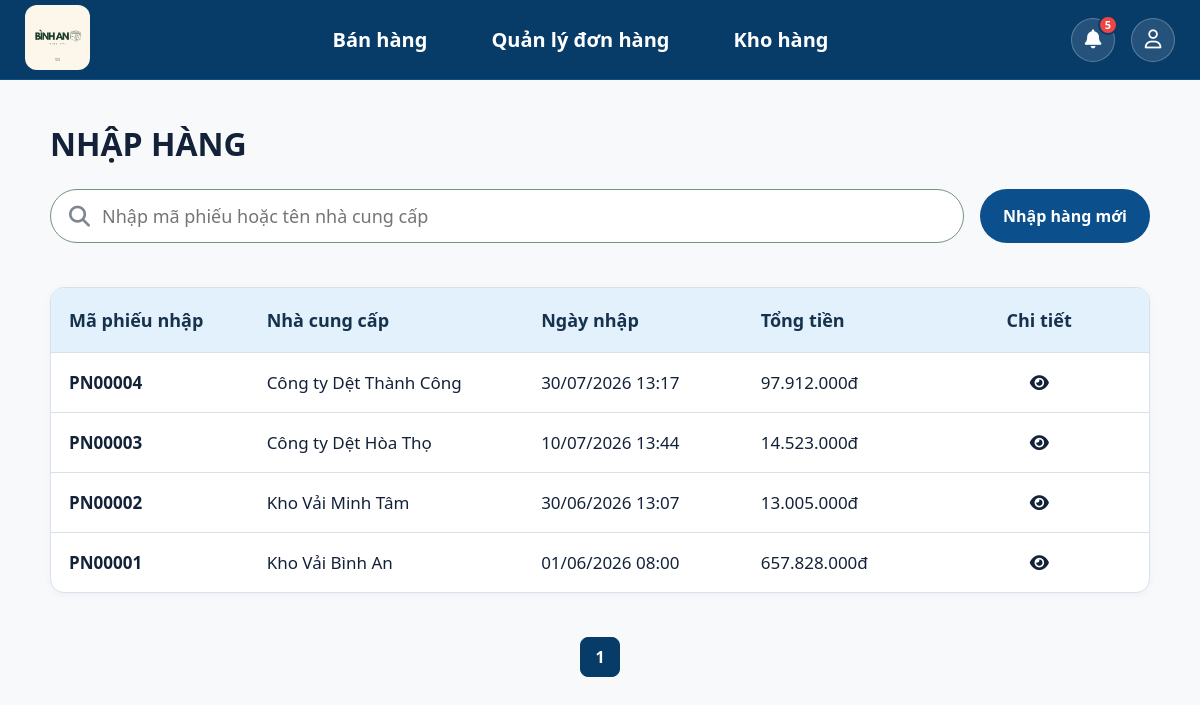
Screenshot of /inventory/purchase/ (signed in) with the database file from the repository.
### inventory/models.py (models this page shows, shortened)
class PurchaseReceipt(models.Model):
    employee = models.ForeignKey(settings.AUTH_USER_MODEL, on_delete=models.PROTECT, related_name="purchase_receipts",verbose_name="Người lập"
    )
    supplier_name = models.CharField( max_length=200,verbose_name="Tên nhà cung cấp")
    supplier_phone = models.CharField(max_length=15,blank=True,verbose_name="SĐT nhà cung cấp")
    total_amount = models.DecimalField( max_digits=14, decimal_places=0,default=0,verbose_name="Tổng tiền")
    created_at = models.DateTimeField( auto_now_add=True,verbose_name="Ngày nhập")
    updated_at = models.DateTimeField(auto_now=True)
    class Meta:
        verbose_name = "Phiếu nhập"
        verbose_name_plural = "Phiếu nhập"
        ordering = ["-created_at"]
    @property
    def purchase_code(self):
        return f"PN{self.pk:05d}"

### inventory/views.py (the view)
# urls.py: path("purchase/", views.purchase_list, name="purchase_list",),
@login_required(login_url="login")
def purchase_list(request):
    query = request.GET.get("q", "").strip()
    purchases = process_search_purchase(query=query)
    paginator = Paginator(purchases, 10)
    page_number = request.GET.get("page")
    page_obj = paginator.get_page(page_number)
    return render(
        request,
        "inventory/purchase_management.html",
        {
            "purchases": page_obj,
            "page_obj": page_obj,
            "query": query,
        },
    )

### accounts/context_processors.py (called while the page is built)
def notifications_context(request):
    if request.user.is_authenticated:
        user_notifications = Notification.objects.filter(receiver=request.user).order_by("-created_at")[:10]
        unread_count = Notification.objects.filter(receiver=request.user, is_read=False).count()
        return {
            "notifications": user_notifications,
            "unread_notification_count": unread_count,
        }
    return {
        "notifications": [],
        "unread_notification_count": 0,
    }

### accounts/models.py (called while the page is built)
    @property
    def is_owner(self):
        return self.role == self.Role.OWNER

### inventory/utils.py (called while the page is built, shortened)
def process_search_purchase(query=""):
    purchases = PurchaseReceipt.objects.select_related("employee").all().order_by("-created_at")
    query = query.strip() if query else ""
    return purchases

### sales/templatetags/money.py (called while the page is built)
@register.filter
def money(value):
    if value in [None, ""]:
        return ""
    try:
        numeric_value = float(value)
        return f"{numeric_value:,.0f}".replace(",", ".") + "đ"
    except (ValueError, TypeError):
        return value

### templates/inventory/purchase_management.html (shortened to what this page needs)
{% extends "base.html" %}
{% load static %}
{% load money%}
{% block css %}
<link rel="stylesheet" href="{% static 'css/orders_management.css' %}">
<link rel="stylesheet" href="{% static 'css/layout.css' %}">
<link rel="stylesheet" href="{% static 'css/base.css' %}">
<link rel="stylesheet" href="{% static 'css/inventory.css' %}">
{% endblock %}
{% block content %}
    <div class="page-content">
        <div class="page-heading">
            <div>
                <h1>NHẬP HÀNG</h1>
            </div>
        </div>
        <div class="search-header">
            <form id="searchForm" class="search-form"method="get">
                <i class="fa-solid fa-magnifying-glass"></i>
                <input id="q" name="q" value="{{ query }}" placeholder="Nhập mã phiếu hoặc tên nhà cung cấp" autocomplete="off">
            </form>
            <div class="search-actions">
                <a href="{% url 'inventory:purchase_create' %}" class="btn-add">
                    Nhập hàng mới
                </a>
            </div>
        </div>
        <section class="table-card">
            <table>
                <thead>
                    <tr>
                        <th width="18%">Mã phiếu nhập</th>
                        <th width="25%">Nhà cung cấp</th>
                        <th width="20%">Ngày nhập</th>
                        <th width="17%">Tổng tiền</th>
                        <th width="20%">Chi tiết</th>
                    </tr>
                </thead>
                <tbody id="purchase-list-body">
                    {% for purchase in purchases %}
                        <tr class="purchase-row"
                            data-id="{{ purchase.id }}"
                            data-status="{{ purchase.status }}"
                            onclick="window.location='{% url 'inventory:purchase_detail' purchase.id %}'"
                            style="cursor: pointer;">
                            <td><strong>{{ purchase.purchase_code }}</strong></td>
                            <td>{{ purchase.supplier_name|default:"Nhà cung cấp lẻ" }}</td>
                            <td>{{ purchase.created_at|date:"d/m/Y H:i" }}</td>
                            <td class="total-money">{{ purchase.total_amount|money }}</td>
                            <td><i class="fa-solid fa-eye"></i></td>
                        </tr>
                    {% empty %}
                        <tr>
                            <td colspan="5" class="empty-state" style="text-align: center; padding: 30px; color: #666;">
                                Chưa có phiếu nhập nào
                            </td>
                        </tr>
                    {% endfor %}
                </tbody>
            </table>
        </section>
        <div class="pagination">
            {% for num in page_obj.paginator.page_range %}
                {% if page_obj.number == num %}
                    <span class="current">{{ num }}</span>
                {% elif num > page_obj.number|add:'-3' and num < page_obj.number|add:'3' %}
                    <a href="?page={{ num }}&q={{ query }}">
                        {{ num }}
                    </a>
                {% endif %}
            {% endfor %}
        </div>
    </div>
{% endblock%}

### static/css/base.css (style rules this page uses)
* { margin: 0; padding: 0; box-sizing: border-box; font-family: "Segoe UI", sans-serif; }
body { background: #f5f6f8; color: #132238; }

### static/css/orders_management.css (style rules this page uses)
.btn-add { display: inline-flex; align-items: center; justify-content: center; min-width: 140px; height: 54px; padding: 0 22px; background: #0b4f8d; color: #fff; border-radius: 28px; font-size: 16px; font-weight: 700; text-decoration: none; border: 1px solid transparent; transition: .2s; }
.table-card table th:last-child, .table-card table td:last-child, #order-list-body td:last-child { text-align: center !important; vertical-align: middle !important; }
.search-header { display:flex; align-items:flex-start; justify-content:space-between; gap:16px; flex-wrap:wrap; margin-bottom:16px; }
.search-form { flex:1 1 700px; min-height:54px; padding:10px 18px; border:1px solid #77917f; background:#fff; border-radius:28px; display:flex; align-items:center; gap:12px; min-width:0; }
.search-form i { color:#7e8791; font-size:21px; }
.search-form input { flex:1; min-width:150px; border:0; outline:0; font-size:18px; }
.search-actions { display:flex; align-items:center; gap:12px; flex-wrap:wrap; }

### static/css/layout.css (style rules this page uses)
.page-content { max-width:1440px; margin:0 auto; padding:42px 50px 60px; }
.page-heading { display:flex; justify-content:space-between; align-items:center; gap:24px; margin-bottom:24px; }
.page-heading h1 { margin:0; font-size:32px; color:#132238; font-weight:700; }
.search-form { width:min(860px,100%); min-height:54px; display:flex; align-items:center; gap:12px; padding:6px 18px; margin-bottom:28px; background:#fff; border:1px solid #77917f; border-radius:28px; }
.search-form i { color:#7e8791; font-size:20px; }
.search-form input { flex:1; border:none; outline:none; font-size:17px; background:transparent; }
.table-card { overflow:hidden; background:#fff; border:1px solid #d9e1e8; border-radius:14px; box-shadow:0 2px 8px rgba(17,42,73,.04); }
.table-card table { width:100%; border-collapse:collapse; }
.table-card thead th { padding:20px 18px; background:#e2f1fb; color:#17324e; font-size:18px; text-align:left; }
.table-card tbody td { padding:18px; border-top:1px solid #d9e1e8; font-size:17px; }
.pagination { margin-top: 36px !important; margin-bottom: 28px !important; padding: 8px 0 !important; display: flex; justify-content: center; align-items: center; gap: 8px; }
.pagination a, .pagination span { min-width: 40px; height: 40px; display: flex; justify-content: center; align-items: center; border: 1px solid #dcdcdc; border-radius: 8px; text-decoration: none; color: #073B68; font-weight: 600; transition: .2s; }
.pagination .current { background: #073B68; color: white; border-color: #073B68; }

### static/css/inventory.css (style rules this page uses)
:root { --navy:#073b68; --blue:#2f88c6; --border:#d9e1e8; --muted:#667085; --warning-bg:#fff0f0; --warning-border:#e65f5f; }
* { box-sizing:border-box; }
body { margin:0; min-height:100vh; padding-top:80px; overflow:auto; background:#f7f9fb; color:#132238; font-family:"Segoe UI", Arial, sans-serif; }
.page-content { max-width:1440px; margin:0 auto; padding:42px 50px 60px; }
.page-heading { display:flex; justify-content:space-between; align-items:center; gap:24px; margin-bottom:24px; }
h1, h2, p { margin-top:0; }
h1 { margin-bottom:6px; font-size:32px; }
.search-header { display:flex; align-items:flex-start; justify-content:space-between; gap:16px; flex-wrap:wrap; margin-bottom:16px; }
.search-form { flex:1 1 700px; min-height:54px; padding:10px 18px; border:1px solid #77917f; background:#fff; border-radius:28px; display:flex; align-items:center; gap:12px; min-width:0; }
.search-form i { color:#7e8791; font-size:21px; }
.search-form input { flex:1; min-width:150px; border:0; outline:0; font-size:18px; }
.search-actions { display:flex; align-items:center; gap:12px; flex-wrap:wrap; }
.btn-add { display:inline-flex; align-items:center; justify-content:center; min-width:140px; height:54px; padding:0 22px; background:#0b4f8d; color:#fff; border-radius:28px; font-size:16px; font-weight:700; text-decoration:none; border:1px solid transparent; transition:.2s; }
.table-card, .history-card, .detail-card { overflow:hidden; border:1px solid var(--border); border-radius:14px; background:#fff; box-shadow:0 2px 8px rgba(17, 42, 73, .04); }
table { width:100%; border-collapse:collapse; }
th { padding:20px 18px; background:#e2f1fb; color:#17324e; text-align:left; font-size:18px; }
td { padding:18px; border-top:1px solid var(--border); font-size:17px; }
tbody tr { cursor:pointer; }

### rows the page displays
PurchaseReceipt: purchase_code "PN00004", supplier_name "Công ty Dệt Thành Công", created_at "30/07/2026 13:17", total_amount "97.912.000đ"
PurchaseReceipt: purchase_code "PN00003", supplier_name "Công ty Dệt Hòa Thọ", created_at "10/07/2026 13:44", total_amount "14.523.000đ"
PurchaseReceipt: purchase_code "PN00002", supplier_name "Kho Vải Minh Tâm", created_at "30/06/2026 13:07", total_amount "13.005.000đ"
PurchaseReceipt: purchase_code "PN00001", supplier_name "Kho Vải Bình An", created_at "01/06/2026 08:00", total_amount "657.828.000đ"

### other values shown
{{ unread_notification_count }} "5"
{{ num }} "1"
